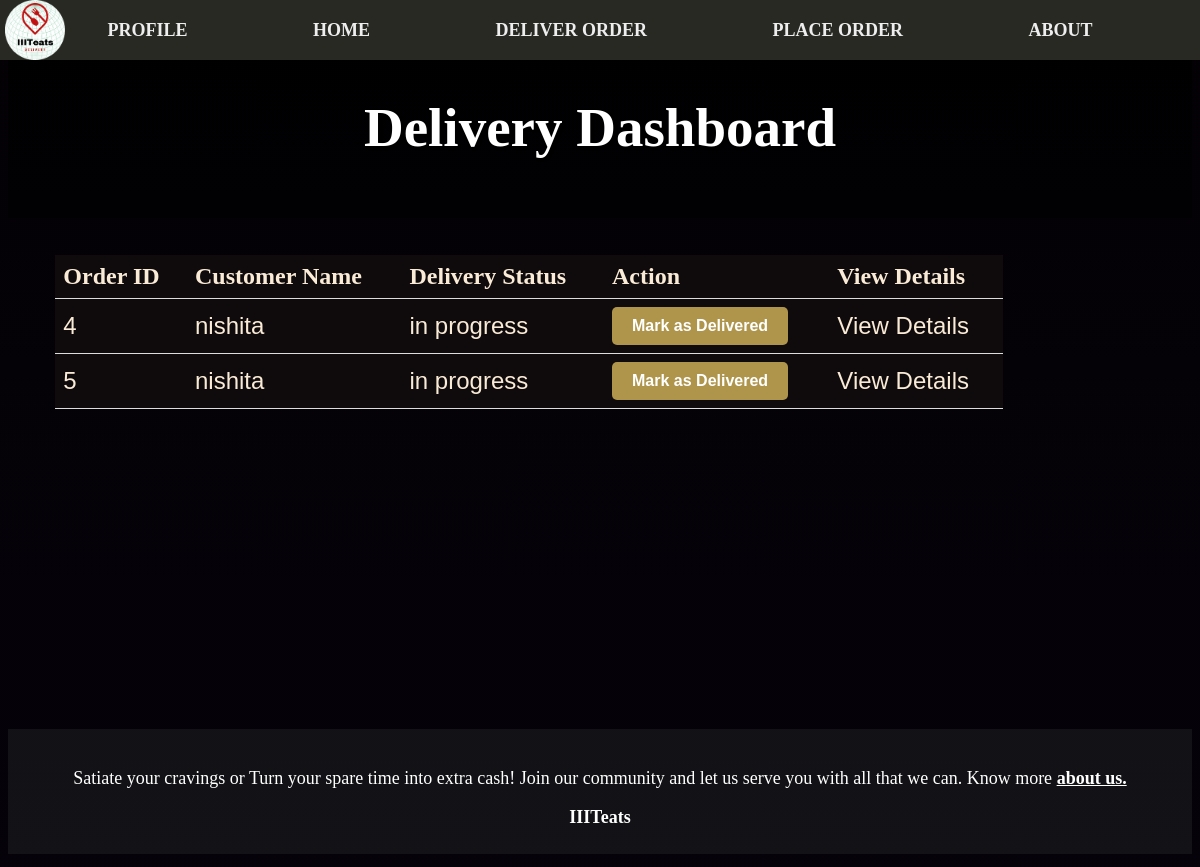
The app's page /delivery-dashboard (signed in) with its own data.
### tables this page shows
CREATE TABLE Deliveries (
    delivery_id INTEGER PRIMARY KEY,
    order_id INTEGER NOT NULL,
    user_id INTEGER NOT NULL,
    status TEXT NOT NULL,
    FOREIGN KEY (order_id) REFERENCES Orders(order_id),
    FOREIGN KEY (user_id) REFERENCES Users(user_id)
);

CREATE TABLE Users (
  id INTEGER PRIMARY KEY,
  name TEXT
, password text);

### app.py (the view)
@app.route('/delivery-dashboard')
def delivery_dashboard():
    user_id = session.get('user_id')  # Use session.get() to avoid KeyError if user_id is not set
    if user_id is None:
        return redirect('/login')  # Redirect to the login page or any other desired page
    conn = sqlite3.connect('./iiiteats.db')
    cursor = conn.cursor()
    cursor.execute("""
        SELECT deliveries.order_id, users.name, deliveries.status
        FROM deliveries
        JOIN orders ON deliveries.order_id = orders.order_id
        JOIN users ON orders.user_id = users.id
        WHERE deliveries.user_id = ?

        """, (user_id,))
    assigned_orders = cursor.fetchall()
    conn.commit()
    conn.close()
    return render_template('delivery_dashboard.html', orders=assigned_orders)

### templates/delivery_dashboard.html (shortened to what this page needs)
<!DOCTYPE html>
<html>
  <head>
    <link rel="stylesheet" href="../static/delivery_dashboard.css" />
    <link rel="stylesheet" href="../static/navbar.css" />
    <link rel="stylesheet" href="../static/footer.css" />
  </head>
  <body>
    <nav class="navbar">
      <img src="../static/hackathon_logo.png" alt="logo" />
      <a href="/profile">PROFILE</a>
      <a href="/main">HOME</a>
      <a href="/take_orders">DELIVER ORDER</a>
      <a href="/canteens">PLACE ORDER</a>
      <a href="/about">ABOUT</a>
    </nav>
    <h1>Delivery Dashboard</h1>
    <table>
      <tr>
        <th>Order ID</th>
        <th>Customer Name</th>
        <th>Delivery Status</th>
        <th>Action</th>
        <th>View Details</th>
      </tr>
      {% for order in orders %}
      <tr>
        <td>{{ order[0] }}</td>
        <td>{{ order[1] }}</td>
        <td>{{ order[2] }}</td>
        <td>
          <form method="post" action="/mark-delivered/{{ order[0] }}">
            <button type="submit">Mark as Delivered</button>
          </form>
        </td>
        <td><a href="/order_items/{{ order[0] }}">View Details</a></td>
      </tr>
      {% endfor %}
    </table>
    <footer>
      <br>
      <p>Satiate your cravings or Turn your spare time into extra cash! Join our community and let us serve you with all that we can. Know more <u> <b> <a
                      href="/about">about us.</a> </u> </b> </p>
      <p><b>IIITeats</b></p>
      <br>
  </footer>
  </body>
</html>

### static/delivery_dashboard.css (style rules this page uses)
h1 { text-align: center; color: white; font-size: 55px; text-shadow: 2px 2px 4px black; background-color: rgba(0, 0, 0, 0.63); padding: 5%; }
body { background-color: black; background-image: linear-gradient( to bottom, rgba(6, 1, 7, 0.685), rgba(12, 5, 26, 0.386) ), url("https://cutewallpaper.org/21/fast-food-wallpaper/Wallpaper-tomato-hamburger-Patty-sandwich-fast-food-bun-.jpg"); background-repeat: no-repeat; background-size: cover; background-attachment: fixed; }
table { margin-left: 4%; font-size: 24px; background-color: #151010ad; width: 80%; border-collapse: collapse; margin-bottom: 27%; }
td { padding: 8px; text-align: left; border-bottom: 1px solid #ddd; color: antiquewhite; font-family: "Lucida Sans", "Lucida Sans Regular", "Lucida Grande", "Lucida Sans Unicode", Geneva, Verdana, sans-serif; }
th { padding: 8px; text-align: left; border-bottom: 1px solid #ddd; color: antiquewhite; }
button { display: inline-block; padding: 10px 20px; font-size: 16px; font-weight: bold; text-align: center; text-decoration: none; background-color: #af954c; color: #ffffff; border: none; border-radius: 5px; cursor: pointer; }

### static/navbar.css (style rules this page uses)
.navbar { background-color: rgba(49, 49, 43, 0.849); position: fixed; z-index: 100; top: 0; left: 0; height: 60px; width: 100%; display: flex; justify-content: space-evenly; align-items: center; }
.navbar a { float: left; display: block; color: #eeeeee; text-align: center; padding: 15px 18px; font-size: 18px; font-weight: bold; }
a, a:hover, a:focus, a:active { text-decoration: none; color: inherit; }
.navbar img { width: 60px; height: 60px; position: absolute; top: 0px; left: 5px; }

### static/footer.css (style rules this page uses)
footer { margin-top: 100px; text-align: center; bottom: 0; font-size: 18px; width: 100%; height: 125px; background-color: #1f202293; color: white; }

### records on screen
Deliveries: order "4", name "nishita", status "in progress"
Deliveries: order "5", name "nishita", status "in progress"
